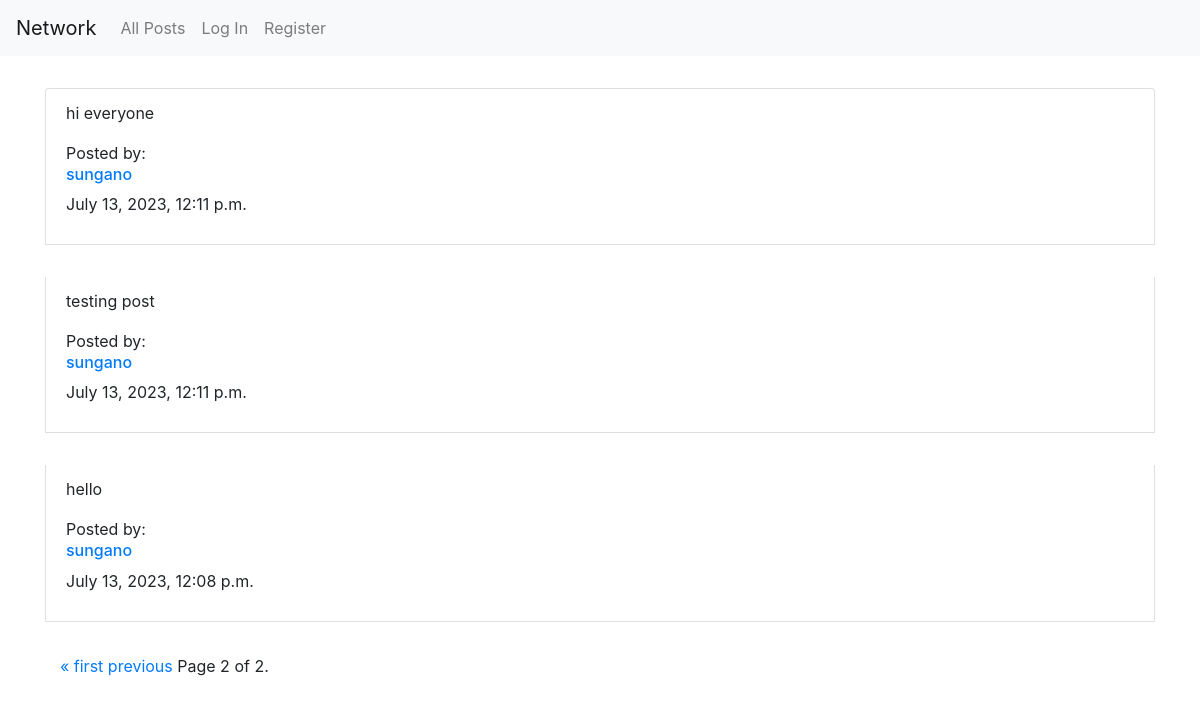
Screenshot of /?page=2 with the database file from the repository.
### network/models.py (models this page shows, shortened)
class Post(models.Model):
    comment = models.CharField(max_length=500)
    author = models.ForeignKey("User", on_delete=models.CASCADE)
    timestamp = models.DateTimeField(auto_now_add=True)

class User(AbstractUser):
    pass
    def __str__(self):
            return self.username

### network/views.py (the view, shortened to what this page needs)
# urls.py: path("", views.index, name="index"),
def index(request):
    posts = Post.objects.all().order_by('-timestamp')
    posts_paginator = Paginator(posts, 10)
    page_number = request.GET.get('page')
    posts_page_object = posts_paginator.get_page(page_number)
    likes = Like.objects.all()
    postsYouLike = []
    try:
        for like in likes:
            if like.user.id == request.user.id:
                postsYouLike.append(like.post.id)
    except:
        postsYouLike= []
    return render(request, "network/index.html", {
        "postsYouLike": postsYouLike,
        "postsPage": posts_page_object
        })

### network/templates/network/index.html (shortened to what this page needs)
{% extends "network/layout.html" %}
{% block body %}
    <div id="posts-page" class="container">
            <div id="all-posts">
                {% for post in postsPage %}
                    <div class="list-group-item" style="margin-top: 2em;">
                        <p id="post_{{ post.id }}">{{post.comment}}</p>
                        <span>Posted by: </span>
                        <a href="{% url 'profile' id=post.author.id %}">
                            <h6>{{post.author}}</h6>
                        </a>
                        <p>{{post.timestamp}}</p>
                    </div>
                {% endfor %}
                    <div class="container" style="margin-top: 2em; margin-bottom: 4em;">
                      <div class="pagination">
                        <span class="step-links">
                            {% if postsPage.has_previous %}
                                <a href="?page=1">&laquo; first</a>
                                <a href="?page={{ postsPage.previous_page_number }}">previous</a>
                            {% endif %}
                            <span class="current">
                                Page {{ postsPage.number }} of {{ postsPage.paginator.num_pages }}.
                            </span>
                        </span>
                      </div>
                    </div>
            </div>
    </div>
{% endblock %}

### rows the page displays
Post: comment "hi everyone", author "sungano", timestamp "July 13, 2023, 12:11 p.m."
Post: comment "testing post", author "sungano", timestamp "July 13, 2023, 12:11 p.m."
Post: comment "hello", author "sungano", timestamp "July 13, 2023, 12:08 p.m."

### other values shown
{{ postsPage.number }} "2"
{{ postsPage.paginator.num_pages }} "2"
